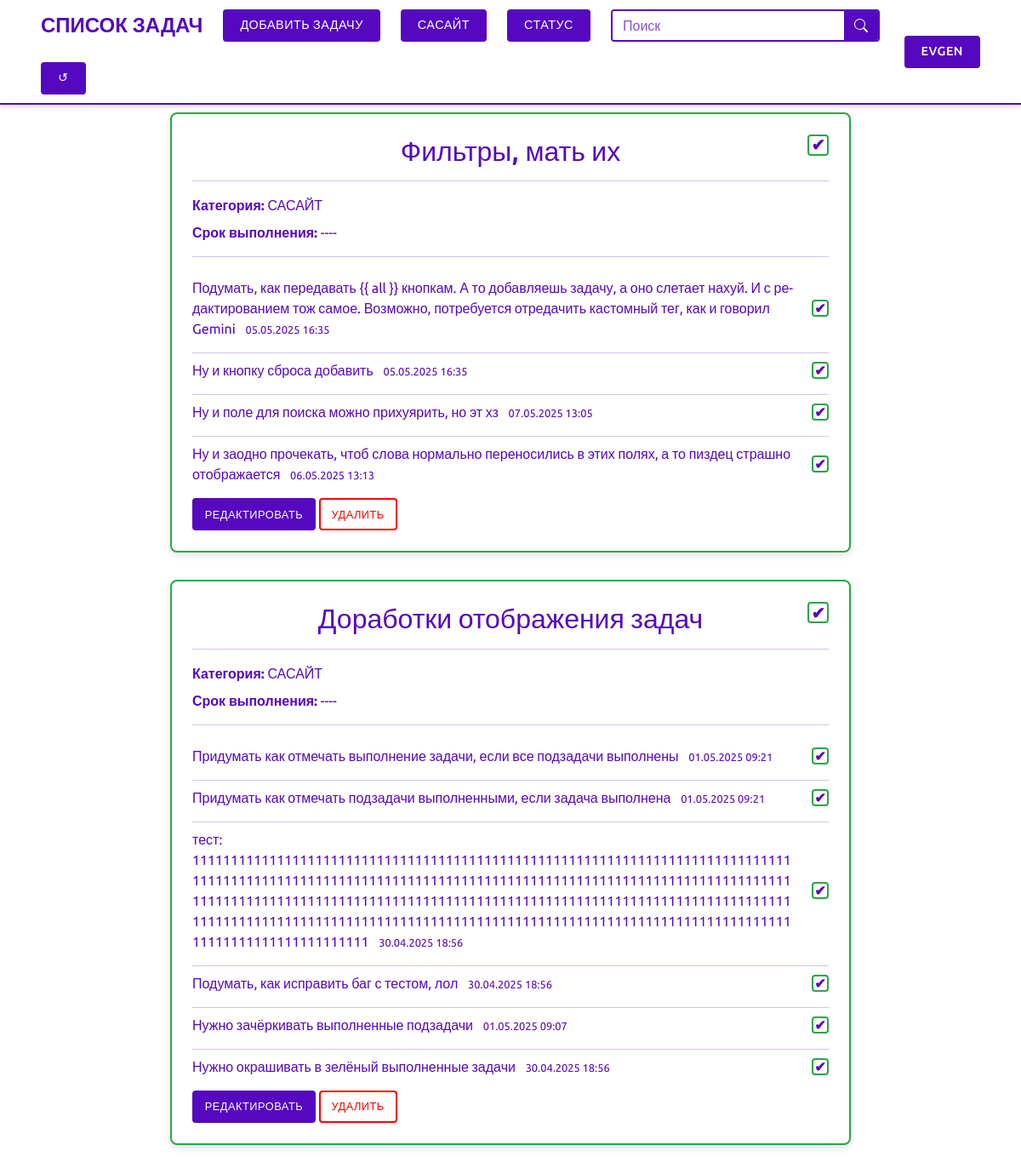
Screenshot of /?category=сасайт (signed in) with the database file from the repository.
### task/models.py (models this page shows, shortened)
class Category(models.Model):
    name = models.CharField(max_length=50, unique=True, verbose_name='Название')
    slug = models.SlugField(max_length=50, unique=True, db_index=True, allow_unicode=True)
    class Meta:
        ordering = ('name',)
        verbose_name = 'Категория'
        verbose_name_plural = 'Категории'

class Task(models.Model):
    class Status(models.TextChoices):
        NOT_ACTIVE = 'not_active', 'Не активна'
        ACTIVE = 'active', 'Активна'
        COMPLETED = 'completed', 'Выполнена'
    title = models.CharField(max_length=100, verbose_name='Название задачи')
    user = models.ForeignKey(User, on_delete=models.CASCADE, verbose_name='Пользователь', related_name='tasks')
    category = models.ForeignKey(Category, on_delete=models.PROTECT, verbose_name='Категория', related_name='tasks')
    status = models.CharField(max_length=10, choices=Status.choices, default=Status.NOT_ACTIVE,
                              verbose_name='Статус задачи')
    create_date = models.DateTimeField(auto_now_add=True, db_index=True, verbose_name='Дата создания')
    due_date = models.DateTimeField(blank=True, null=True, verbose_name='Срок выполнения')
    class Meta:
        ordering = ('-create_date',)
        verbose_name = 'Задача'
        verbose_name_plural = 'Задачи'
        constraints = [
            models.CheckConstraint(
                check=models.Q(due_date__gt=models.F('create_date')),
                name='check_due_date_after_create_date'
            )
        ]

class SubTask(models.Model):
    task = models.ForeignKey(Task, on_delete=models.CASCADE, related_name='subtasks', verbose_name='Задача')
    description = models.TextField(blank=True, verbose_name='Подзадача')
    is_completed = models.BooleanField(default=False, verbose_name='Выполнена')
    create_date = models.DateTimeField(auto_now_add=True, verbose_name='Дата создания')
    completed_date = models.DateTimeField(null=True, blank=True, verbose_name='Дата выполнения')
    class Meta:
        ordering = ('create_date',)
        verbose_name = 'Позадача'
        verbose_name_plural = 'Подзадачи'
        default_related_name = 'subtasks'

### task/views.py (the view)
# urls.py: path('', views.home, name='home'),
def home(request):
    if request.user.is_authenticated:
        tasks = Task.objects.filter(user=request.user).prefetch_related('subtasks')
        category = request.GET.get('category')
        if category and category != '':
            tasks = tasks.filter(category__slug=category)
        status = request.GET.get('status')
        if status and status != '':
            tasks = tasks.filter(status=status)
        search = request.GET.get('search')
        if search and search != '':
            tasks = tasks.filter(Q(title__icontains=search))
        initial = {}
        if category:
            initial['category'] = category
        if status:
            initial['status'] = status
        if search:
            initial['search'] = search
        filter_form = TaskFilterForm(initial=initial)
    else:
        tasks = None
        filter_form = None
    context = {
        'tasks': tasks,
        'filter_form': filter_form,
    }
    return render(request, 'task/home.html', context)

### task/forms.py
class TaskFilterForm(forms.Form):
    category = forms.ModelChoiceField(
        queryset=Category.objects.all(),
        required=False,
        widget=forms.Select(attrs={'class': 'form-control'}),
        to_field_name='slug'
    )
    status = forms.ChoiceField(
        choices=Task.Status.choices,
        required=False,
        widget=forms.Select(attrs={'class': 'form-control'})
    )
    search = forms.CharField(
        max_length=50,
        required=False,
        widget=forms.TextInput(attrs={'class': 'form-control'})
    )

### task/templatetags/filter_tags.py (called while the page is built)
@register.simple_tag(takes_context=True)
def url_replace_param(context, **kwargs):
    request = context['request']
    dict_ = request.GET.copy()
    for key, value in kwargs.items():
        if value is not None:
            dict_[key] = value
        else:
            if key in dict_:
                del dict_[key]
    url = reverse('task:home')
    encoded_params = urlencode({k: v for k, v in dict_.items() if v}, doseq=True)
    if encoded_params:
        return f'{url}?{encoded_params}'
    return url

### task/templates/task/home.html (shortened to what this page needs)
{% extends 'base.html' %}
{% load django_bootstrap5 %}
{% load static %}
{% block content %}
    <div class="container mt-4">
        {% if user.is_authenticated %}
            {% for task in tasks %}
                <div class="task-card task-status-{{ task.status|lower }}">
                    <div class="task-header">
                        <h2 class="task-title">{{ task.title }}</h2>
                        <div class="task-status-indicator status-{{ task.status|lower }}"
                             data-task-id="{{ task.id }}"
                             data-url="{% url 'task:api_change_task_status' task.id %}"
                             title="Изменить статус">
                            {% if task.status == 'completed' %}
                                <span class="checkmark">&#10004;</span>
                            {% endif %}
                        </div>
                    </div>
                    <hr class="purple-line">
                    <p class="task-category"><strong>Категория:</strong> {{ task.category.name }}</p>
                    <p class="task-due-date"><strong>Срок
                        выполнения:</strong> {{ task.due_date|date:"d.m.Y H:i"|default:"----" }}</p>
                    <hr class="purple-line">
                    <div class="subtask-list">
                        {% for subtask in task.subtasks.all %}
                            <div class="subtask-item">
                                <div class="subtask-description">
                                    {{ subtask.description }}
                                    {% if subtask.is_completed %}
                                        <span class="small text-muted">{{ subtask.completed_date|date:"d.m.Y H:i" }}</span>
                                    {% endif %}
                                </div>
                                <div class="subtask-status-indicator subtask-status-{{ subtask.is_completed|yesno:'completed,not_completed' }}"
                                     data-subtask-id="{{ subtask.id }}"
                                     data-url="{% url 'task:api_change_subtask_status' subtask.id %}"
                                     title="Изменить статус">
                                    {% if subtask.is_completed %}
                                        <span class="checkmark">&#10004;</span>
                                    {% endif %}
                                </div>
                            </div>
                            {% if not forloop.last %}
                                <hr class="purple-line subtask-line">
                            {% endif %}
                        {% endfor %}
                    </div>
                    <div class="task-actions mt-3">
                        <a href="{% url 'task:task_edit' task.id %}{{ all }}" class="btn btn-login btn-sm">Редактировать</a>
                        <button type="button" class="btn btn-cancel btn-sm" data-bs-toggle="modal"
                                data-bs-target="#deleteTaskModal" data-task-id="{{ task.id }}"
                                data-task-title="{{ task.title }}">
                            Удалить
                        </button>
                    </div>
                </div>
            {% empty %}
                <p class="text-center">Задач пока нет.</p>
            {% endfor %}
        {% else %}
            <p class="text-center">Авторизуйтесь, чтобы увидеть задачи.</p>
        {% endif %}
    </div>
{% endblock %}

### task/templates/base.html (shortened to what this page needs)
{% load django_bootstrap5 %}
{% bootstrap_css %}
{% load static %}
{% load filter_tags %}
<!DOCTYPE html>
<html lang="ru">
<head>
    <link rel="stylesheet" href="{% static 'css/style.css' %}">
</head>
<body>
<header>
    <div class="container">
        <div class="header-left">
            <a href="{% url 'task:home' %}{{ all }}" class="logo">Список задач</a>
            {% if user.is_authenticated %}
                <a href="{% url 'task:task_create' %}{{ all }}" class="btn btn-add-task">Добавить задачу</a>
                <div class="dropdown filter-dropdown">
                    <button class="btn btn-dropdown">
                        {% with current_category_slug=request.GET.category %}
                            {% if current_category_slug %}
                                {% for cat in categories %}
                                    {% if cat.slug == current_category_slug %}{{ cat.name }}{% endif %}
                                {% endfor %}
                            {% else %}
                                Категория
                            {% endif %}
                        {% endwith %}
                    </button>
                </div>
                <div class="dropdown filter-dropdown">
                    <button class="btn btn-dropdown">
                        {% with current_status_key=request.GET.status %}
                            {% if current_status_key %}
                                {% for status_key, status_name in statuses %}
                                    {% if status_key == current_status_key %}{{ status_name }}{% endif %}
                                {% endfor %}
                            {% else %}
                                Статус
                            {% endif %}
                        {% endwith %}
                    </button>
                </div>
                <form method="get" action="{% url 'task:home' %}" class="search-form-container">
                    <input type="text" name="search" class="form-control custom-search-input" placeholder="Поиск"
                           value="{{ request.GET.search|default:'' }}">
                    <button class="btn custom-search-button" type="submit">
                        <svg xmlns="http://www.w3.org/2000/svg" width="16" height="16" fill="currentColor"
                             class="bi bi-search" viewBox="0 0 16 16">
                            <path d="M11.742 10.344a6.5 6.5 0 1 0-1.397 1.398h-.001q.044.06.098.115l3.85 3.85a1 1 0 0 0 1.415-1.414l-3.85-3.85a1 1 0 0 0-.115-.1zM12 6.5a5.5 5.5 0 1 1-11 0 5.5 5.5 0 0 1 11 0"></path>
                        </svg>
                    </button>
                </form>
                {% if request.GET.category or request.GET.status or request.GET.search %}
                    <a href="{% url 'task:home' %}" class="btn btn-reset">
                        &#x21BA;
                    </a>
                {% endif %}
            {% endif %}
        </div>
        <div class="header-right">
            {% if user.is_authenticated %}
                <div class="dropdown">
                    <button class="btn btn-dropdown">{{ user.username }}</button>
                </div>
            {% else %}
                <a href="{% url 'account:login' %}" class="btn btn-login">Войти</a>
                <a href="{% url 'account:register' %}" class="btn btn-register">Регистрация</a>
            {% endif %}
        </div>
    </div>
</header>
{% block content %}
{% endblock %}
</body>
</html>

### rows the page displays
Category: name "САСАЙТ"
Task: title "Фильтры, мать их", category.name "САСАЙТ", due_date "----"
SubTask: description "Подумать, как передавать {{ all }} кнопкам. А то добавляешь задачу, а оно слетает нахуй. И с редактированием тож самое. Возможно, потребуется отредачить кастомный тег, как и говорил Gemini", completed_date "05.05.2025 16:35"
SubTask: description "Ну и кнопку сброса добавить", completed_date "05.05.2025 16:35"
SubTask: description "Ну и поле для поиска можно прихуярить, но эт хз", completed_date "07.05.2025 13:05"
SubTask: description "Ну и заодно прочекать, чтоб слова нормально переносились в этих полях, а то пиздец страшно отображается", completed_date "06.05.2025 13:13"
Task: title "Доработки отображения задач", category.name "САСАЙТ", due_date "----"
SubTask: description "Придумать как отмечать выполнение задачи, если все подзадачи выполнены", completed_date "01.05.2025 09:21"
SubTask: description "Придумать как отмечать подзадачи выполненными, если задача выполнена", completed_date "01.05.2025 09:21"
SubTask: description "тест: 11111111111111111111111111111111111111111111111111111111111111111111111111111111111111111111111111111111111111111111111111111111111111111111111111111111111111111111111111111111111111111111111111111111111111111111111111111111111111111111111111111111111111111111111111111111111111111111111111111111111111111111111111111111111111111111111", completed_date "30.04.2025 18:56"
SubTask: description "Подумать, как исправить баг с тестом, лол", completed_date "30.04.2025 18:56"
SubTask: description "Нужно зачёркивать выполненные подзадачи", completed_date "01.05.2025 09:07"
SubTask: description "Нужно окрашивать в зелёный выполненные задачи", completed_date "30.04.2025 18:56"

### other values shown
{{ user.username }} "EVGEN"
